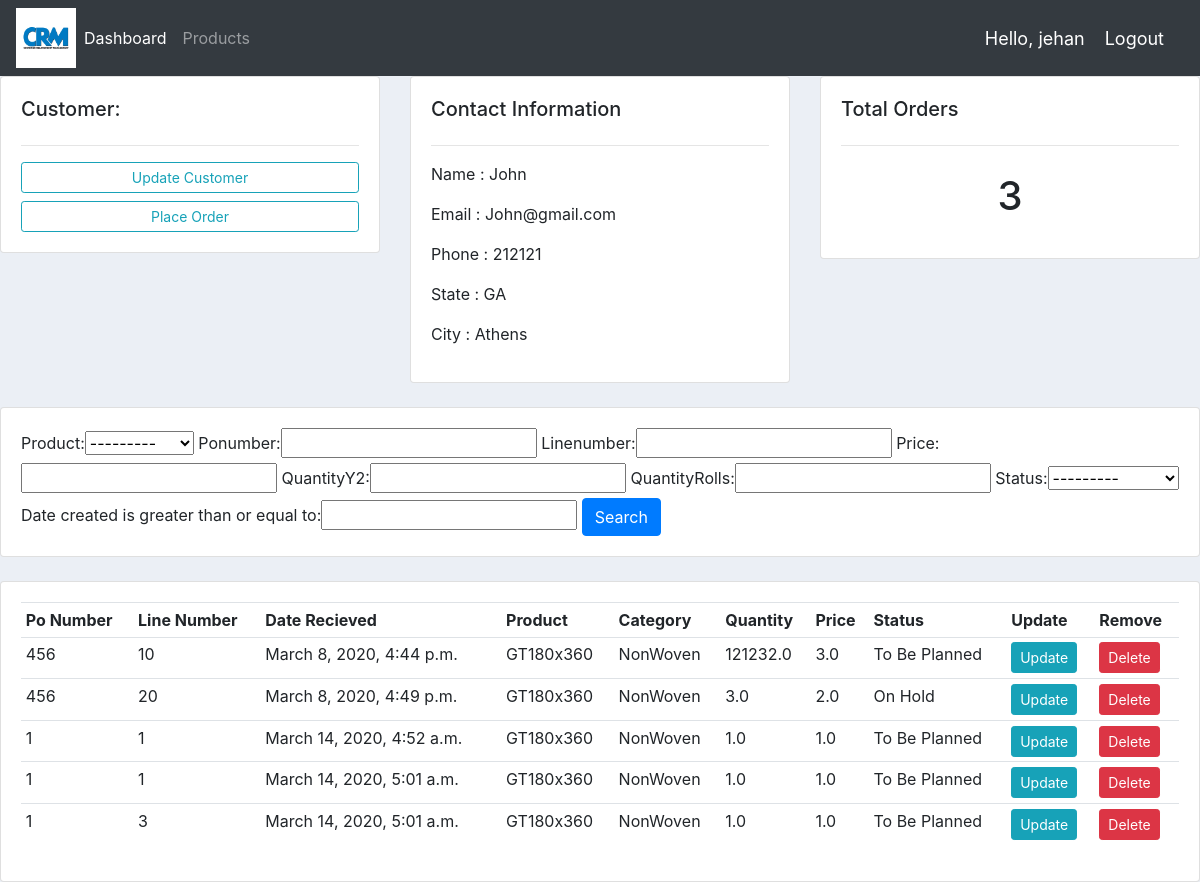
The page /customer/2/ (signed in) on the database its author committed.
### custmanager/models.py (models this page shows, shortened)
class Customer(models.Model):
    name = models.CharField(max_length=200, null=True,unique=True)
    email = models.CharField(max_length=200, null=True,unique=True)
    phone = models.CharField(max_length=200,null=True)
    state = models.CharField(max_length=200, null=True)
    city = models.CharField(max_length=200, null=True)
    date_created = models.DateTimeField(auto_now_add=True,null=True)

class Order(models.Model):
    STATUS = (('To Be Planned','To Be Planned'),
              ('Planned','Planned'),
              ('On Hold','On Hold'))
    customer = models.ForeignKey(Customer, null=True, on_delete = models.SET_NULL)
    product = models.ForeignKey(Product, null=True, on_delete = models.SET_NULL)
    ponumber = models.CharField(max_length=200, null=True)
    linenumber = models.CharField(max_length=200, null=True)
    price = models.FloatField(null=True)
    QuantityY2 =  models.FloatField(null=True)
    QuantityRolls =  models.FloatField(null=True)
    date_created = models.DateTimeField(auto_now_add=True,null=True)
    status =models.CharField(max_length=200, null=True,choices=STATUS)
    note =  models.CharField(max_length=2000, null=True)

class Product(models.Model):
    CATEGORY = (('NonWoven','NonWoven'),
              ('Woven','Woven'),
              ('Other','Other'))
    name = models.CharField(max_length=200, null=True)
    category = models.CharField(max_length=200, null=True,choices=CATEGORY)
    description =  models.CharField(max_length=200, null=True, blank=True)
    date_created = models.DateTimeField(auto_now_add=True,null=True)
    tags = models.ManyToManyField(Tag)
    def __str__(self):
        return self.name

### custmanager/views.py (the view)
# urls.py: path('customer/<str:pk>/', views.customer, name="customer"),
@login_required(login_url='login')
def customer(request,pk):
    customer = Customer.objects.get(id=pk)
    orders = customer.order_set.all()
    po_count = Order.objects.values('ponumber').order_by().annotate(Count('ponumber',distinct=True))
    my_filter = OrderFilter(request.GET,queryset=orders)
    orders = my_filter.qs
    context = {'customer':customer,'orders':orders,'po_count':po_count,'my_filter':my_filter}
    return render(request, 'custmanager/customer.html',context)

### custmanager/templates/custmanager/customer.html (shortened to what this page needs)
{%extends 'custmanager/main.html' %}
{% block content %}
      <div class="row">
        <div class="col-md">
          <div class="card card-body">
            <h5>Customer:</h5>
            <hr>
            <a class="btn btn-outline-info btn-sm btn-block" href="">Update Customer</a>
            <a class="btn btn-outline-info btn-sm btn-block" href="{% url 'create_order' customer.id %}">Place Order</a>
          </div>
        </div>
        <div class="col-md">
          <div class="card card-body">
            <h5>Contact Information</h5>
            <hr>
            <p>Name :  {{customer.name}}</p>
            <p>Email : {{customer.email}}</p>
            <p>Phone : {{customer.phone}}</p>
            <p>State : {{customer.state}}</p>
            <p>City :  {{customer.city}}</p>
          </div>
        </div>
        <div class="col-md">
		<div class="card card-body">
			<h5>Total Orders</h5>
			<hr>
			<h1 style="text-align: center;padding: 10px">{{po_count.count}}</h1>
		</div>
	</div>
</div>
<br>
<div class="row">
	<div class="col">
		<div class="card card-body">
			<form method="get">
        {{my_filter.form}}
		    <button class="btn btn-primary" type="submit">Search</button>
		  </form>
		</div>
	</div>
</div>
<br>
<div class="row">
	<div class="col-md">
		<div class="card card-body">
			<table class="table table-sm">
				<tr>
          <th>Po Number</th>
          <th>Line Number</th>
          <th>Date Recieved</th>
					<th>Product</th>
					<th>Category</th>
          <th>Quantity</th>
          <th>Price</th>
					<th>Status</th>
					<th>Update</th>
					<th>Remove</th>
				</tr>
        {% for order in orders %}
        <tr>
          <td>{{order.ponumber}}</td>
          <td>{{order.linenumber}}</td>
          <td>{{order.date_created}}</td>
          <td>{{order.product}}</td>
          <td>{{order.product.category}}</td>
          <td>{{order.QuantityY2}}</td>
          <td>{{order.price}}</td>
          <td>{{order.status}}</td>
          <td><a class="btn btn-sm btn-info" href="{% url 'update_order' order.id %}">Update</a></td>
          <td><a class="btn btn-sm btn-danger" href="{% url 'delete_order' order.id %}">Delete</a></td>
        </tr>
        {% endfor %}
			</table>
		</div>
	</div>
</div>
{% endblock %}

### custmanager/templates/custmanager/navbar.html (shortened to what this page needs)
{% load static %}
<nav class="navbar navbar-expand-lg navbar-dark bg-dark">
  <img src="{% static 'images/logo.png' %}" alt="" height="60" width="60">
  <div class="collapse navbar-collapse" id="navbarNav">
    <ul class="navbar-nav">
      <li class="nav-item active">
        <a class="nav-link" href="{% url 'home' %}">Dashboard</a>
      </li>
      <li class="nav-item">
        <a class="nav-link" href="{% url 'products' %}">Products</a>
      </li>
    </ul>
  </div>
  <span class="hello-msg">Hello, {{request.user}}</span>
  <span><a class="hello-msg" href="{% url 'logout' %}">Logout</a></span>
</nav>

### static/css/main.css (style rules this page uses)
body { background-color: #ebeff5; }

### custmanager/templates/custmanager/navbar.html (style rules this page uses)
.hello-msg { font-size: 18px; color: #fff; margin-right: 20px; }

### rows shown on the page
Customer: name "John", email "John@gmail.com", phone "212121", state "GA", city "Athens"
Order: ponumber "456", linenumber "10", date_created "March 8, 2020, 4:44 p.m.", product "GT180x360", product.category "NonWoven", QuantityY2 "121232.0", price "3.0", status "To Be Planned"
Order: ponumber "456", linenumber "20", date_created "March 8, 2020, 4:49 p.m.", product "GT180x360", product.category "NonWoven", QuantityY2 "3.0", price "2.0", status "On Hold"
Order: ponumber "1", linenumber "1", date_created "March 14, 2020, 4:52 a.m.", product "GT180x360", product.category "NonWoven", QuantityY2 "1.0", price "1.0", status "To Be Planned"
Order: ponumber "1", linenumber "1", date_created "March 14, 2020, 5:01 a.m.", product "GT180x360", product.category "NonWoven", QuantityY2 "1.0", price "1.0", status "To Be Planned"
Order: ponumber "1", linenumber "3", date_created "March 14, 2020, 5:01 a.m.", product "GT180x360", product.category "NonWoven", QuantityY2 "1.0", price "1.0", status "To Be Planned"

### other values the page prints
{{ request.user }} "jehan"
{{ po_count.count }} "3"
